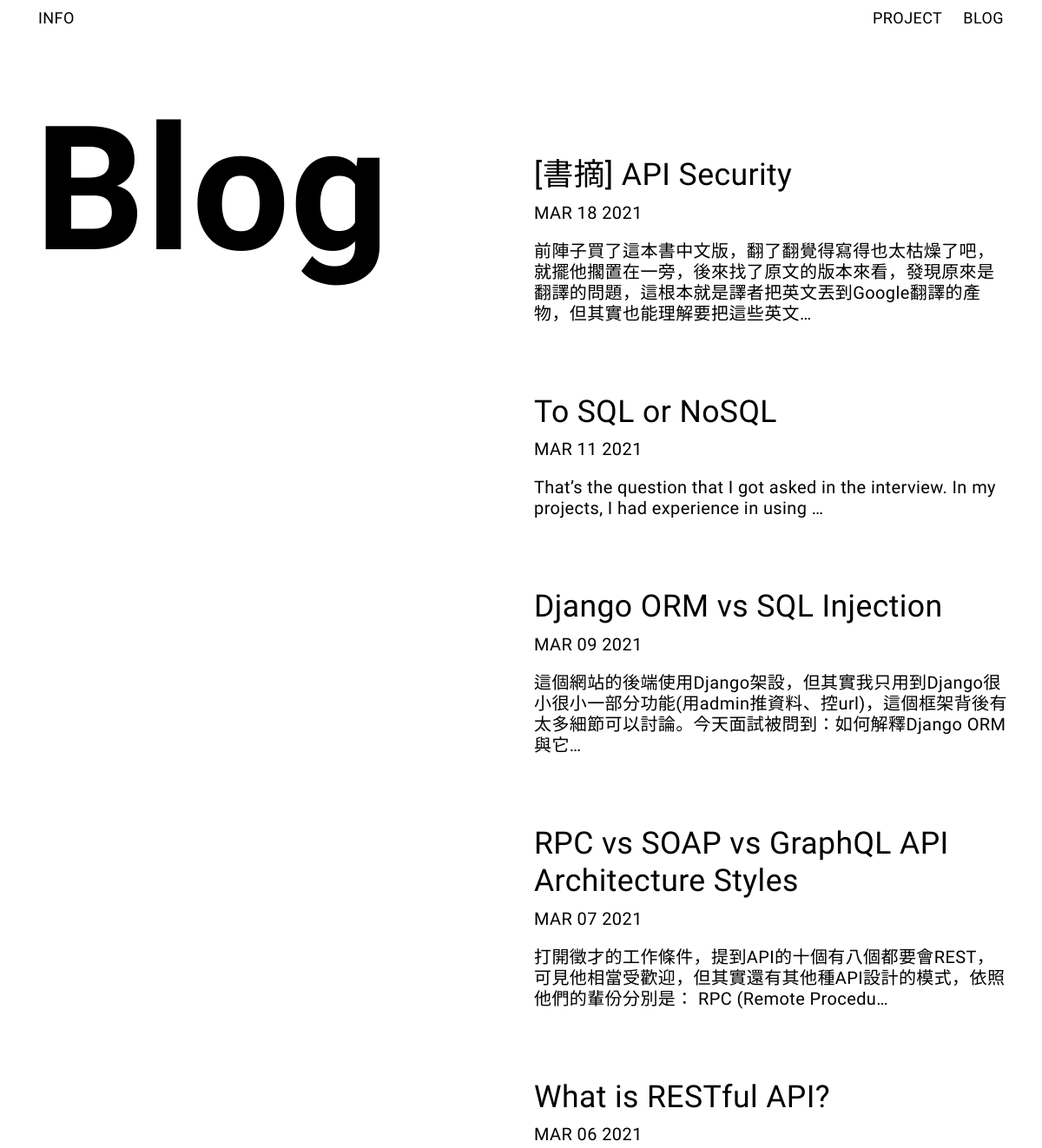
The page /blog/ (upper part) on the database as committed earlier.
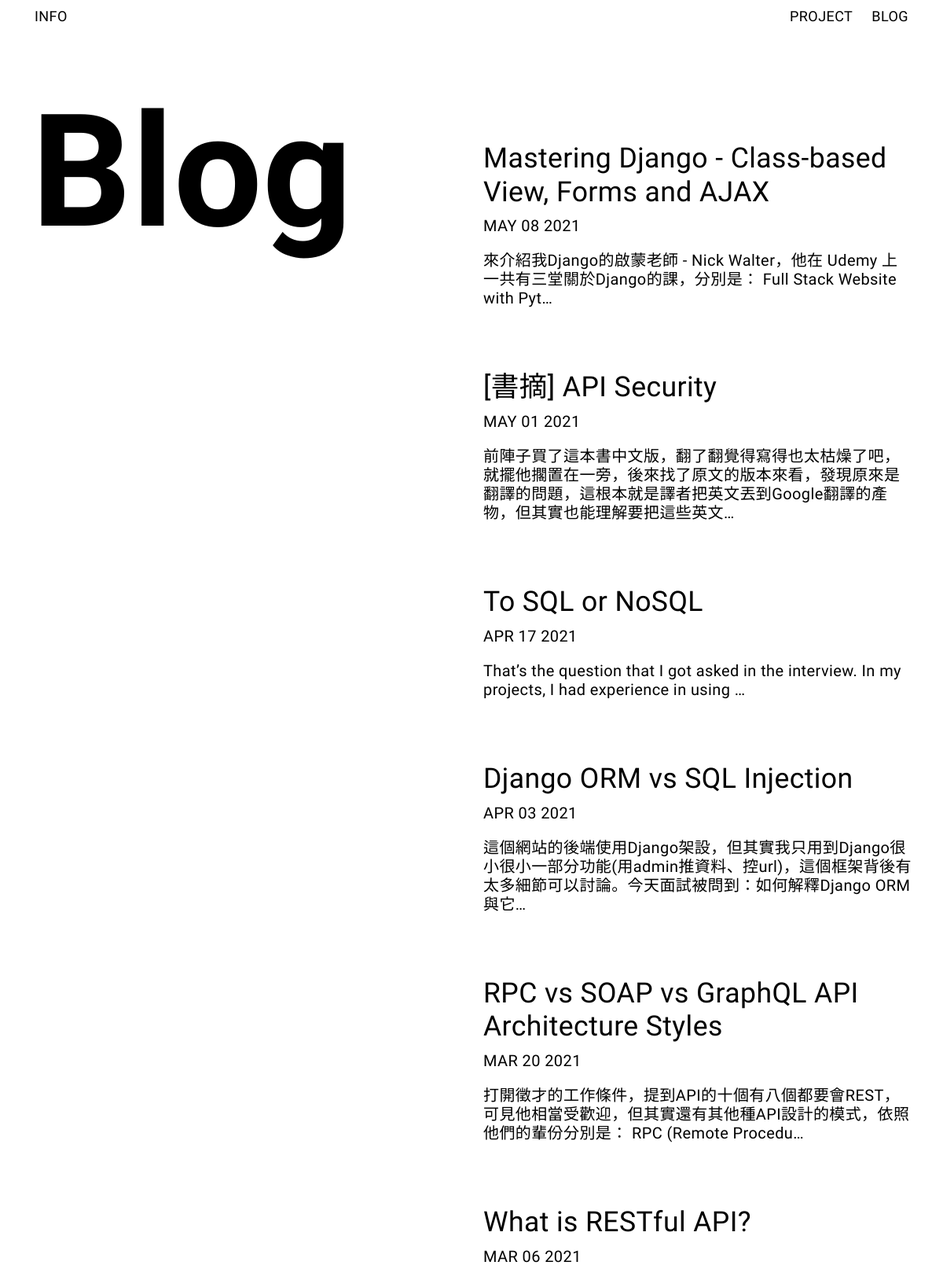
The same page on the database as committed later.
### blog/models.py (models this page shows, shortened)
class Blog(models.Model):
    title = models.CharField(max_length=200)
    description = models.TextField()
    date = models.DateField()

### blog/views.py (the view)
# urls.py: path('', views.all_blog, name='all_blog'),
def all_blog(request):
    blogs = Blog.objects.order_by('-date')
    return render(request, 'blog/all_blog.html', {'blogs': blogs})

### blog/templates/blog/all_blog.html (shortened to what this page needs)
{% extends 'info/base.html' %}
{% block head %}
{% load static %}
<link rel="stylesheet" href="{% static 'blog/blog.css' %}">
{% endblock %}
{% block content %}
{% load static %}
<div class="column section">
    <h1 class="left-column blog-heading">Blog</h1>
    <div class="right-column blog-detail">
        {% for blog in blogs %}
        <a href="{% url 'blog:detail_blog' blog.id %}">
            <h2 class="blog-title">{{ blog.title|safe }}</h2>
        </a>
        <p class="blog-date">{{ blog.date|date:'M d Y'|upper }}</p>
        <p class="blog-content">{{ blog.description|striptags|truncatechars:100 }}
        </p>
        {% endfor %}
    </div>
</div>
{% endblock %}

Rows that differ between the two databases and show on the page:
added Blog: title "Mastering Django - Class-based View, Forms and AJAX", date "MAY 08 2021", description "來介紹我Django的啟蒙老師 - Nick Walter，他在 Udemy 上一共有三堂關於Django的課，分別是： Full Stack Website with Pyt…"
changed Blog "[書摘] API Security": date "MAR 18 2021" → "MAY 01 2021"
changed Blog "To SQL or NoSQL": date "MAR 11 2021" → "APR 17 2021"
changed Blog "Django ORM vs SQL Injection": date "MAR 09 2021" → "APR 03 2021"
changed Blog "RPC vs SOAP vs GraphQL API Architecture Styles": date "MAR 07 2021" → "MAR 20 2021"
